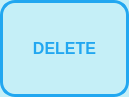
<?xml version="1.0" encoding="UTF-8"?>
<ui version="4.0">
 <class>Form</class>
 <widget class="QWidget" name="Form">
  <property name="geometry">
   <rect>
    <x>0</x>
    <y>0</y>
    <width>129</width>
    <height>97</height>
   </rect>
  </property>
  <property name="windowTitle">
   <string>Form</string>
  </property>
  <property name="styleSheet">
   <string notr="true">background-color:#C5EFF7</string>
  </property>
  <layout class="QHBoxLayout" name="horizontalLayout">
   <property name="spacing">
    <number>0</number>
   </property>
   <property name="margin">
    <number>0</number>
   </property>
   <item>
    <widget class="QFrame" name="frame">
     <property name="styleSheet">
      <string notr="true">border: 3px solid #22A7F0;
border-radius: 15px;
background-color: #C5EFF7;</string>
     </property>
     <property name="frameShape">
      <enum>QFrame::StyledPanel</enum>
     </property>
     <property name="frameShadow">
      <enum>QFrame::Raised</enum>
     </property>
     <layout class="QGridLayout" name="gridLayout">
      <property name="margin">
       <number>0</number>
      </property>
      <property name="spacing">
       <number>0</number>
      </property>
      <item row="0" column="0">
       <widget class="QPushButton" name="button">
        <property name="sizePolicy">
         <sizepolicy hsizetype="Expanding" vsizetype="Expanding">
          <horstretch>0</horstretch>
          <verstretch>0</verstretch>
         </sizepolicy>
        </property>
        <property name="font">
         <font>
          <pointsize>12</pointsize>
          <weight>75</weight>
          <bold>true</bold>
         </font>
        </property>
        <property name="styleSheet">
         <string notr="true">QPushButton#button {border:none;color: #22A7F0
}</string>
        </property>
        <property name="text">
         <string>DELETE</string>
        </property>
        <property name="autoDefault">
         <bool>false</bool>
        </property>
        <property name="default">
         <bool>false</bool>
        </property>
        <property name="flat">
         <bool>false</bool>
        </property>
       </widget>
      </item>
     </layout>
    </widget>
   </item>
  </layout>
 </widget>
 <resources/>
 <connections/>
</ui>
